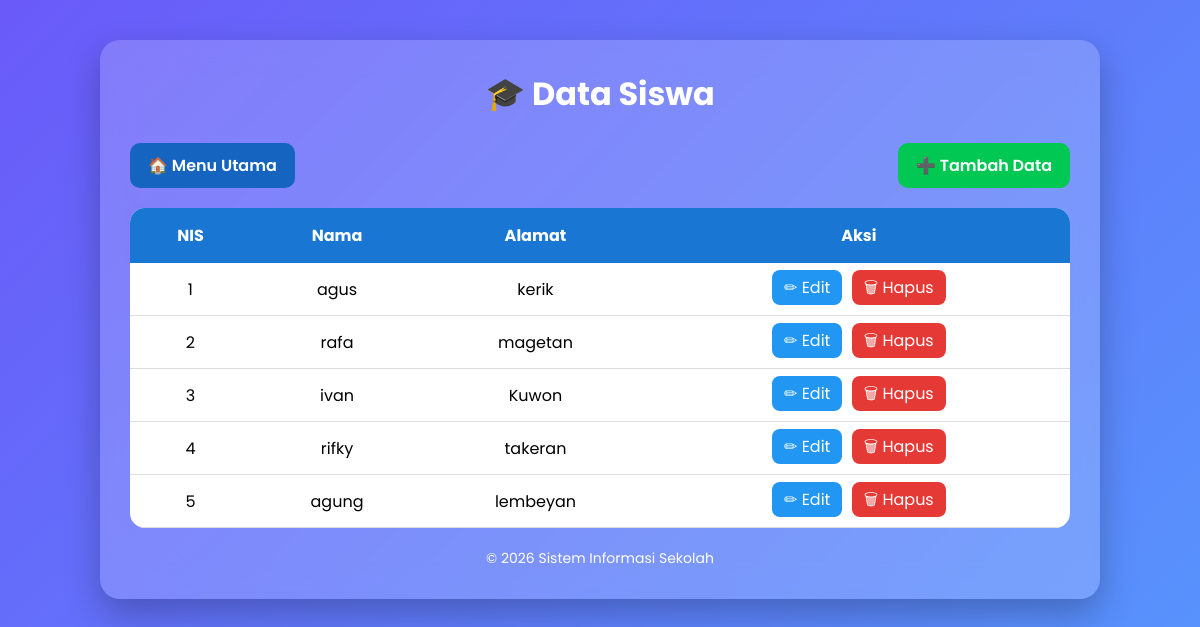
/siswa/index.php (signed in), run on the app's committed database.
### tables this page shows
CREATE TABLE `siswa` (
  `nis` varchar(12) NOT NULL,
  `nama` varchar(50) NOT NULL COMMENT '50',
  `alamat` varchar(50) NOT NULL COMMENT '50'
);

### siswa/index.php (the view, shortened to what this page needs)
<?php
include "koneksi.php";
?>
<!DOCTYPE html>
<html lang="id">
<head>
</head>
<body>
<div class="container">
<h1>🎓 Data Siswa</h1>
<div class="top-menu">
    <a href="../index.php" class="btn btn-kembali">🏠 Menu Utama</a>
    <a href="tambah.php" class="btn btn-tambah">➕ Tambah Data</a>
</div>
<table>
    <tr>
        <th>NIS</th>
        <th>Nama</th>
        <th>Alamat</th>
        <th>Aksi</th>
    </tr>
<?php
$query = mysqli_query($koneksi,"SELECT * FROM siswa");
while($data = mysqli_fetch_array($query)){
?>
<tr>
    <td><?php echo $data['nis']; ?></td>
    <td><?php echo $data['nama']; ?></td>
    <td><?php echo $data['alamat']; ?></td>
    <td>
        <a class="edit" href="edit.php?nis=<?php echo $data['nis']; ?>">✏ Edit</a>
        <a class="hapus"
        href="hapus.php?nis=<?php echo $data['nis']; ?>"
        onclick="return confirm('Yakin ingin menghapus data ini?')">
        🗑 Hapus
        </a>
    </td>
</tr>
<?php
}
?>
</table>
<div class="footer">
    © 2026 Sistem Informasi Sekolah
</div>
</div>
</body>
</html>

### siswa/index.php (style rules this page uses)
* { margin:0; padding:0; box-sizing:border-box; font-family:'Poppins',sans-serif; }
body { min-height:100vh; background:linear-gradient(-45deg,#007BFF,#00C6FF,#4FACFE,#6A5AF9); background-size:400% 400%; animation:gradient 10s ease infinite; padding:40px; }
.container { max-width:1000px; margin:auto; background:rgba(255,255,255,.18); backdrop-filter:blur(15px); border-radius:20px; padding:30px; box-shadow:0 15px 35px rgba(0,0,0,.25); }
h1 { color:#fff; text-align:center; margin-bottom:25px; }
.top-menu { display:flex; justify-content:space-between; align-items:center; margin-bottom:20px; }
.btn { text-decoration:none; color:#fff; padding:10px 18px; border-radius:10px; font-weight:600; transition:.3s; }
.btn-tambah { background:#00c853; }
.btn-kembali { background:#1565c0; }
table { width:100%; border-collapse:collapse; overflow:hidden; border-radius:15px; background:#fff; }
th { background:#1976d2; color:white; padding:15px; }
td { padding:12px; text-align:center; border-bottom:1px solid #ddd; }
.edit { background:#2196f3; color:white; text-decoration:none; padding:6px 12px; border-radius:8px; margin-right:5px; }
.hapus { background:#e53935; color:white; text-decoration:none; padding:6px 12px; border-radius:8px; }
.footer { text-align:center; color:white; margin-top:20px; font-size:14px; }

### data on the page
siswa: nis "1", nama "agus", alamat "kerik"
siswa: nis "2", nama "rafa", alamat "magetan"
siswa: nis "3", nama "ivan", alamat "Kuwon"
siswa: nis "4", nama "rifky", alamat "takeran"
siswa: nis "5", nama "agung", alamat "lembeyan"
